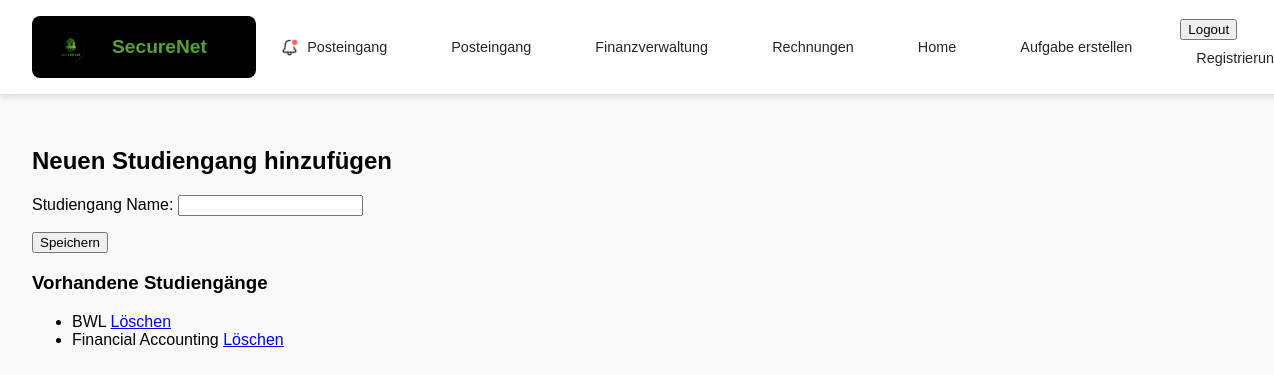
Page /users/studiengang_hinzufuegen/ (signed in) on the earlier database version.
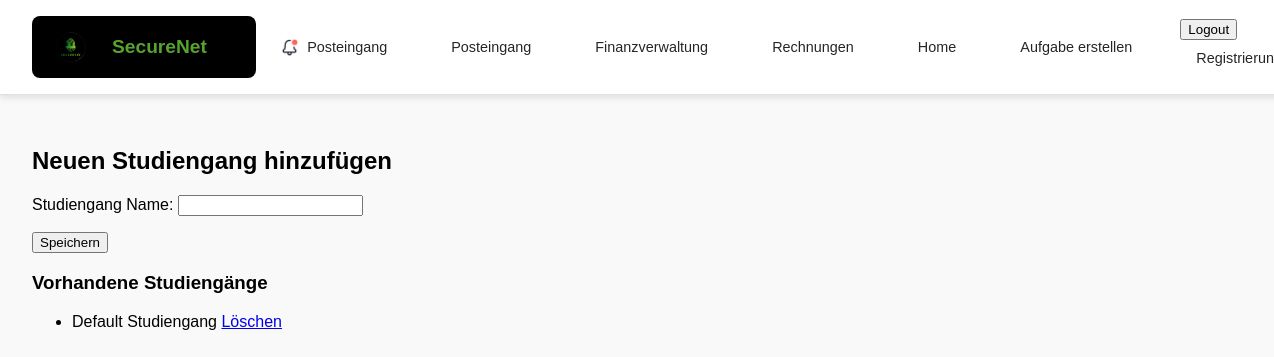
Same page on the later database version.
### users/models.py (models this page shows, shortened)
class Studiengang(models.Model):
    name = models.CharField(max_length=100, unique=True)

### posts/views.py (the view)
    def _wrapped_view_func(request, *args, **kwargs):
        if request.user.is_authenticated and request.user.role == 'teacher':
            return view_func(request, *args, **kwargs)
        else:
            return HttpResponse(f'Fehlende Berechtigung <br><a href="{reverse("index")}">Zurück zur Startseite</a>')

### users/forms.py
class StudiengangForm(forms.ModelForm):
    class Meta:
        model = Studiengang
        fields = ['name']
        labels = {'name': 'Studiengang Name'}

### posts/views.py (called while the page is built)
def lehrkraft_required(view_func):
    def _wrapped_view_func(request, *args, **kwargs):
        if request.user.is_authenticated and request.user.role == 'teacher':
            return view_func(request, *args, **kwargs)
        else:
            return HttpResponse(f'Fehlende Berechtigung <br><a href="{reverse("index")}">Zurück zur Startseite</a>')
    return _wrapped_view_func

### users/views.py (called while the page is built)
@lehrkraft_required
def add_studiengang_view(request):
    if request.method == 'POST':
        form = StudiengangForm(request.POST)
        if form.is_valid():
            form.save()
            return redirect('users:add_studiengang')
    else:
        form = StudiengangForm()
    studiengaenge = Studiengang.objects.all()
    return render(request, 'users/add_studiengang.html', {
        'form': form,
        'studiengaenge': studiengaenge
    })

### users/templates/users/add_studiengang.html (shortened to what this page needs)
{% extends 'master_layout.html' %}
{% load static %}
{% block content %}
    <h2>Neuen Studiengang hinzufügen</h2>
    <form method="post">
        {{ form.as_p }}
        <button type="submit">Speichern</button>
    </form>
    <h3>Vorhandene Studiengänge</h3>
    <ul>
        {% for studiengang in studiengaenge %}
            <li>
                {{ studiengang.name }}
                <a href="{% url 'users:delete_studiengang' studiengang.id %}">Löschen</a>
            </li>
        {% endfor %}
    </ul>
{% endblock %}

### templates/master_layout.html (shortened to what this page needs)
{% load static %}
<!DOCTYPE html>
<html lang="en">
<head>
    <link rel="stylesheet" href="{% static 'css/master_layout.css' %}">
</head>
<body>
    <div class="page-container">
        <header class="header-container">
            <div class="logo-container">
                <img src="/media/securenet-logo.png"
                     alt="SecureNet Logo"
                     class="securenet-logo">
                <span class="logo-text">SecureNet</span>
            </div>
            <nav class="navigation-bar">
                <div class="nav-element">
                    <img src="/media/notification-alert-svgrepo-com.png"
                         alt="Notifications"
                         class="nav-icon">
                    <span>Posteingang</span>
                </div>
                    <a href="#" class="nav-element">Posteingang</a>
                    <a href="#" class="nav-element">Finanzverwaltung</a>
                    <a href="{% url 'posts:rechnung' %}" class="nav-element">Rechnungen</a>
                    <a href="{% url 'frontpage' %}" class="nav-element">Home</a>
                    <a href="{% url 'posts:aufgabe_erstellen' %}" class="nav-element">Aufgabe erstellen</a>
                    {% if user.is_authenticated %}
                    <form class="logout" action="{%url 'users:logout' %}" method = "post">
                        <button class="logout-button" title="User Logout">Logout</button>
                        <a class = "nav-element" href="{% url 'users:register' %}">Registrierung</a>
                    </form>
                    {% else %}
                        <a class = "nav-element" href="{% url 'users:login' %}">Login</a>
                    {% endif %}
            </nav>
        </header>
    </div>
    <div class="content-container">
        {% block content %}{% endblock %}
    </div>
</body>
</html>

### static/css/master_layout.css (style rules this page uses)
body { margin: 0; padding: 0; font-family: Arial, sans-serif; background-color: #f9f9f9; }
.page-container { width: 100%; background: #FFFFFF; display: flex; flex-direction: column; align-items: flex-start; }
.content-container { flex-grow: 1; padding: 2rem; width: 100%; box-sizing: border-box; }
.header-container { width: 100%; display: flex; flex-direction: row; align-items: center; background: #FFFFFF; border-bottom: 0.1rem solid #E0E0E0; box-shadow: 0rem 0.2rem 0.4rem rgba(0, 0, 0, 0.1); padding: 1rem 2rem; justify-content: space-between; }
.logo-container { display: flex; align-items: center; background: #000000; color: #FFFFFF; padding: 0.8rem 1rem; border-radius: 0.5rem; gap: 1rem; width: 12rem; }
.securenet-logo { width: 3rem; height: auto; }
.logo-text { font-size: 1.2rem; font-weight: bold; color: #57a42d; }
.navigation-bar { display: flex; justify-content: space-around; align-items: center; gap: 1rem; flex-grow: 1; }
.nav-element { display: flex; align-items: center; gap: 0.5rem; color: #262626; font-size: 0.9rem; text-decoration: none; padding: 0.6rem 1rem; border-radius: 0.5rem; background: #FFFFFF; transition: background-color 0.3s ease, transform 0.2s ease; }
.nav-icon { width: 1.2rem; height: 1.2rem; }

Differences in the rows shown:
removed Studiengang: name "BWL"
removed Studiengang: name "Financial Accounting"
added Studiengang: name "Default Studiengang"
